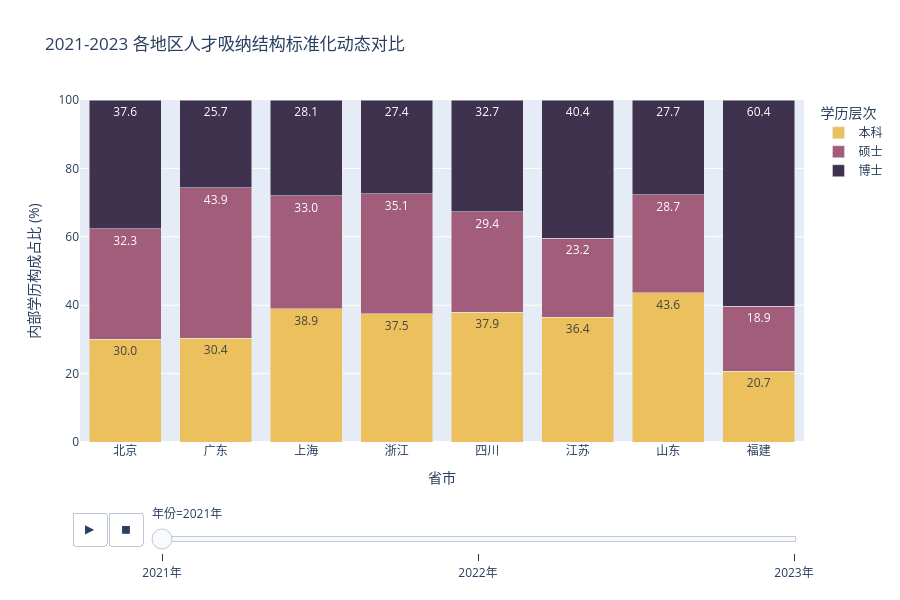

The notebook cell this image was saved under:
### Markdown cell above
#### &emsp;&emsp;从这两张图中，我们可以总结出两个核心信息。首先，北京作为母校所在地的「主场优势」极强且稳固。尽管 2024 年的数据因统计口径调整略有缺位，但往年数据清晰显示，超过 40% 的毕业生首选留京。这不仅是因为地缘便利，更在于北京集聚了最顶尖的党政机关和科研总部，与北大的人才培养体系达成了深度的供需契合。

#### &emsp;&emsp;其次，地域流向与学历层级之间存在精准的「错位匹配」。在北大学子流向全国的过程中，不同省份表现出截然不同的吸纳逻辑。江苏和福建由于接收总量较少，主要通过高端引进政策精准锁定博士群体，导致其博士占比异常高（江苏超 50%，福建近 70%）。而浙江则凭借活跃的民营经济，在北大的稀缺本科生源中抢占了近 44.4% 的份额。

#### &emsp;&emsp;综合来看，北大学子正以北京为核心，根据自身学历杠杆进行战略分布：高学历者流向苏闽等地的科研与体制尖端，而本科生则在浙江等产业前沿寻求突破。这种「少而精」的分布规律，反映了顶尖人才在空间布局上的优化配置。

### Code cell
df_geo_norm = df_geo.copy()
years = ['21', '22', '23', '24']
degrees = {'本': '本科', '硕': '硕士', '博': '博士'}

for yr in years:
    # 提取当年三个学历的列名
    cols = [f'{yr}本%', f'{yr}硕%', f'{yr}博%']
    # 检查列是否存在于数据中
    valid_cols = [c for c in cols if c in df_geo_norm.columns]
    if len(valid_cols) == 3:
        # 计算每一行的总和
        row_sum = df_geo_norm[valid_cols].sum(axis=1)
        # 执行归一化：(值 / 总和) * 100
        # 处理后，每个城市在该年份的三个学历占比相加等于 100%
        df_geo_norm[valid_cols] = df_geo_norm[valid_cols].div(row_sum, axis=0) * 100

# 保存标准化后的数据
df_geo_norm.to_csv('normalized_geo_data.csv', index=False)

# 2. 转换为长表以便进行动态可视化
rows = []
for _, row in df_geo_norm.iterrows():
    for yr in years:
        for deg_code, deg_name in degrees.items():
            col_name = f"{yr}{deg_code}%"
            if col_name in df_geo_norm.columns:
                rows.append({
                    '地域名称': row['地域名称'],
                    '年份': f"20{yr}年",
                    '学历层次': deg_name,
                    '占比(%)': row[col_name]
                })

df_long_geo = pd.DataFrame(rows)

# 3. 绘制动态标准化堆叠图
geo_colors = {"本科": '#EBC05D', "硕士": '#A15D7A', "博士": '#3E324F'}
fig = px.bar(
    df_long_geo, 
    x="地域名称", 
    y="占比(%)", 
    color="学历层次",
    animation_frame="年份", 
    title="2021-2023 各地区人才吸纳结构标准化动态对比",
    color_discrete_map=geo_colors,
    barmode='stack',
    category_orders={"学历层次": ["本科", "硕士", "博士"]},
    range_y=[0, 100],
    text_auto='.1f'
)

fig.update_layout(width=900, height=600, xaxis_title="省市", yaxis_title="内部学历构成占比 (%)")
fig.show()

### Figure 1 — Plotly figure (JSON) as saved in the notebook; plotly's stock layout.template omitted (floating-point values rounded to 4 significant figures)
{"data": [{"hovertemplate": "学历层次=本科<br>年份=2021年<br>地域名称=%{x}<br>占比(%)=%{y}<extra></extra>", "legendgroup": "本科", "marker": {"color": "#EBC05D", "pattern": {"shape": ""}}, "name": "本科", "orientation": "v", "showlegend": true, "textposition": "auto", "texttemplate": "%{y:.1f}", "type": "bar", "x": ["北京", "广东", "上海", "浙江", "四川", "江苏", "山东", "福建"], "xaxis": "x", "y": [30.01, 30.37, 38.9, 37.54, 37.94, 36.41, 43.61, 20.73], "yaxis": "y"}, {"hovertemplate": "学历层次=硕士<br>年份=2021年<br>地域名称=%{x}<br>占比(%)=%{y}<extra></extra>", "legendgroup": "硕士", "marker": {"color": "#A15D7A", "pattern": {"shape": ""}}, "name": "硕士", "orientation": "v", "showlegend": true, "textposition": "auto", "texttemplate": "%{y:.1f}", "type": "bar", "x": ["北京", "广东", "上海", "浙江", "四川", "江苏", "山东", "福建"], "xaxis": "x", "y": [32.35, 43.92, 33.04, 35.06, 29.38, 23.15, 28.68, 18.91], "yaxis": "y"}, {"hovertemplate": "学历层次=博士<br>年份=2021年<br>地域名称=%{x}<br>占比(%)=%{y}<extra></extra>", "legendgroup": "博士", "marker": {"color": "#3E324F", "pattern": {"shape": ""}}, "name": "博士", "orientation": "v", "showlegend": true, "textposition": "auto", "texttemplate": "%{y:.1f}", "type": "bar", "x": ["北京", "广东", "上海", "浙江", "四川", "江苏", "山东", "福建"], "xaxis": "x", "y": [37.64, 25.71, 28.06, 27.4, 32.67, 40.43, 27.71, 60.36], "yaxis": "y"}], "layout": {"barmode": "stack", "height": 600, "legend": {"title": {"text": "学历层次"}, "tracegroupgap": 0}, "sliders": [{"active": 0, "currentvalue": {"prefix": "年份="}, "len": 0.9, "pad": {"b": 10, "t": 60}, "steps": [{"args": [["2021年"], {"frame": {"duration": 0, "redraw": true}, "fromcurrent": true, "mode": "immediate", "transition": {"duration": 0, "easing": "linear"}}], "label": "2021年", "method": "animate"}, {"args": [["2022年"], {"frame": {"duration": 0, "redraw": true}, "fromcurrent": true, "mode": "immediate", "transition": {"duration": 0, "easing": "linear"}}], "label": "2022年", "method": "animate"}, {"args": [["2023年"], {"frame": {"duration": 0, "redraw": true}, "fromcurrent": true, "mode": "immediate", "transition": {"duration": 0, "easing": "linear"}}], "label": "2023年", "method": "animate"}], "x": 0.1, "xanchor": "left", "y": 0, "yanchor": "top"}], "title": {"text": "2021-2023 各地区人才吸纳结构标准化动态对比"}, "updatemenus": [{"buttons": [{"args": [null, {"frame": {"duration": 500, "redraw": true}, "fromcurrent": true, "mode": "immediate", "transition": {"duration": 500, "easing": "linear"}}], "label": "&#9654;", "method": "animate"}, {"args": [[null], {"frame": {"duration": 0, "redraw": true}, "fromcurrent": true, "mode": "immediate", "transition": {"duration": 0, "easing": "linear"}}], "label": "&#9724;", "method": "animate"}], "direction": "left", "pad": {"r": 10, "t": 70}, "showactive": false, "type": "buttons", "x": 0.1, "xanchor": "right", "y": 0, "yanchor": "top"}], "width": 900, "xaxis": {"anchor": "y", "domain": [0, 1], "title": {"text": "省市"}}, "yaxis": {"anchor": "x", "domain": [0, 1], "range": [0, 100], "title": {"text": "内部学历构成占比 (%)"}}}}
